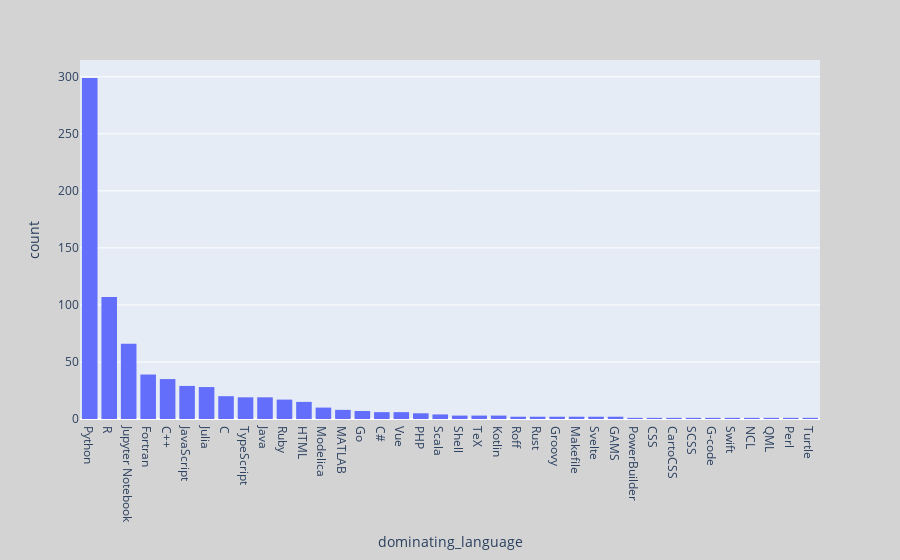

Notebook cell for this chart:
### Code cell
fig = px.histogram(df, x="dominating_language").update_xaxes(categoryorder="total descending")
fig.update_layout(
    paper_bgcolor="lightgray",
)
fig.show()

### Figure 1 — Plotly figure (JSON) as saved in the notebook; plotly's stock layout.template omitted (floating-point values rounded to 4 significant figures; data arrays with more than 128 entries replaced by an {"elided": "..."} marker saying what was removed)
{"data": [{"alignmentgroup": "True", "bingroup": "x", "hovertemplate": "dominating_language=%{x}<br>count=%{y}<extra></extra>", "legendgroup": "", "marker": {"color": "#636efa", "pattern": {"shape": ""}}, "name": "", "offsetgroup": "", "orientation": "v", "showlegend": false, "type": "histogram", "x": {"elided": "799 str values"}, "xaxis": "x", "yaxis": "y"}], "layout": {"barmode": "relative", "legend": {"tracegroupgap": 0}, "margin": {"t": 60}, "paper_bgcolor": "lightgray", "xaxis": {"anchor": "y", "categoryorder": "total descending", "domain": [0, 1], "title": {"text": "dominating_language"}}, "yaxis": {"anchor": "x", "domain": [0, 1], "title": {"text": "count"}}}}
